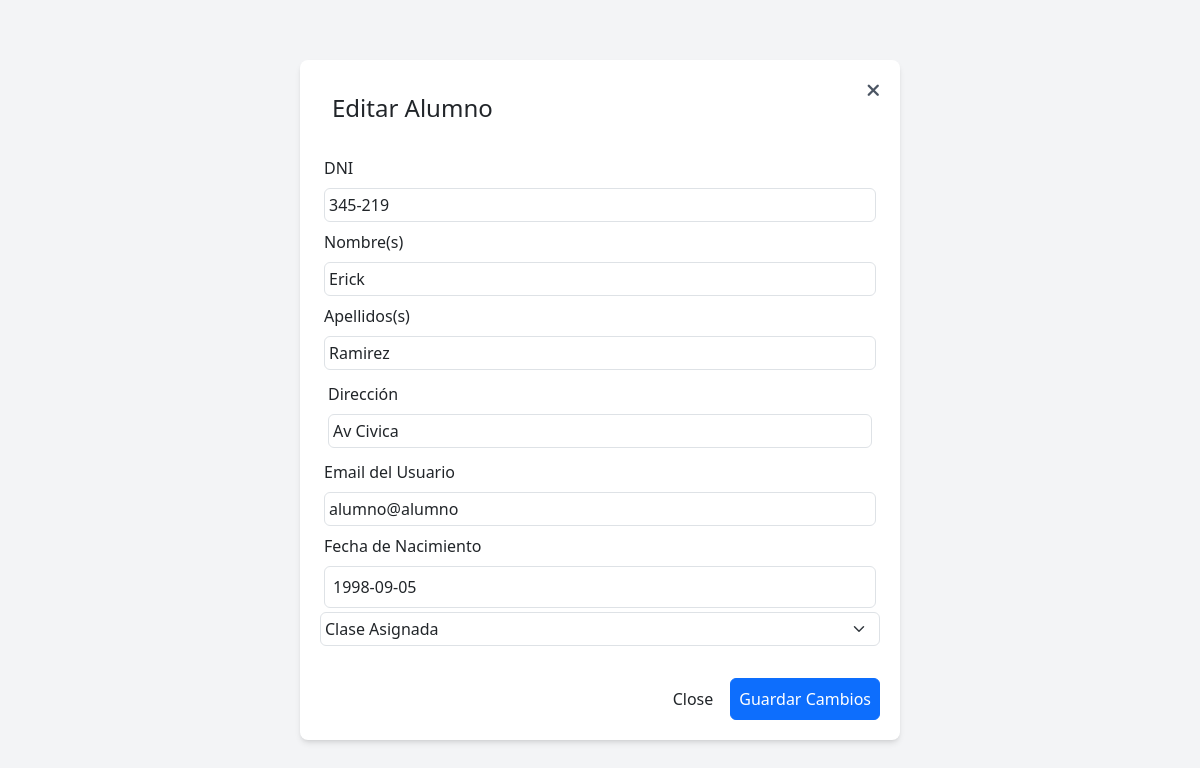
/views_Admin/edit_Alumnos.php?id=21, run on the app's committed database.
### tables this page shows
CREATE TABLE IF NOT EXISTS `usuarios_datos` (
  `id_ud` int NOT NULL AUTO_INCREMENT,
  `DNI` varchar(20) DEFAULT NULL,
  `Nombre` varchar(100) DEFAULT NULL,
  `Apellido` varchar(100) DEFAULT NULL,
  `Correo` varchar(150) DEFAULT NULL,
  `Contra` varchar(250) DEFAULT NULL,
  `Direccion` varchar(200) DEFAULT NULL,
  `Fecha_Nacimiento` date DEFAULT NULL,
  `Estado` varchar(20) DEFAULT NULL,
  `rol_id` int DEFAULT NULL,
  `materia_id` int DEFAULT NULL,
  PRIMARY KEY (`id_ud`),
  KEY `rol_id` (`rol_id`),
  KEY `fk_materia` (`materia_id`)
);

### views_Admin/edit_Alumnos.php (the view, shortened to what this page needs)
<!DOCTYPE html>
<html lang="en">
<head>
    <link href="/dist/output.css" rel="stylesheet">
    <link rel="stylesheet" href="https://cdnjs.cloudflare.com/ajax/libs/twitter-bootstrap/5.3.0/css/bootstrap.min.css">
    <link rel="stylesheet" href="https://cdnjs.cloudflare.com/ajax/libs/font-awesome/6.4.0/css/all.min.css" />
</head>
<body class="flex items-center justify-center min-h-screen bg-gray-100">
    <div class="w-11/12 sm:w-5/6 md:w-2/3 lg:w-1/2 xl:w-1/3 p-3 bg-white shadow-md rounded-lg">
        <div class="flex justify-between">
            <h1 class="p-3 text-2xl">Editar Alumno</h1>
            <a href="javascript:history.back()" class="text-gray-600 text-lg"><i class="fas fa-times mr-1"></i></a>
        </div>
        <form method="post" action="../handle_db/edit_Alumnosdb.php" class="p-1">
            <?php
            require_once("../handle_db/connection.php");
            $query = "SELECT * FROM usuarios_datos WHERE id_ud = :id";
            $stmt = $pdo->prepare($query);
            $stmt->bindParam(":id", $_GET["id"]);
            $stmt->execute();
            if ($row = $stmt->fetch(PDO::FETCH_ASSOC)) {
            ?>
                <div class="p-1">
                    <label for="exampleInputEmail1" class="form-label">DNI</label>
                    <input type="DNI" class="form-control p-1" name="DNI" value="<?= $row["DNI"] ?>">
                </div>
                <div class="p-1">
                    <label for="exampleInputEmail1" class="form-label">Nombre(s)</label>
                    <input type="Nombre" class="form-control p-1" name="Nombre" value="<?= $row["Nombre"] ?>">
                </div>
                <div class="p-1">
                    <label for="exampleInputEmail1" class="form-label">Apellidos(s)</label>
                    <input type="Apellido" class="form-control p-1" name="Apellido" value="<?= $row["Apellido"] ?>">
                </div>
                <div class="p-2">
                    <label for="exampleInputEmail1" class="form-label">Dirección</label>
                    <input type="Direccion" class="form-control p-1" name="Direccion" value="<?= $row["Direccion"] ?>">
                </div>
                <div class="p-1">
                    <label for="exampleInputEmail1" class="form-label">Email del Usuario</label>
                    <input type="email" class="form-control p-1" name="Email" value="<?= $row["Correo"] ?>">
                </div>
                <div class="p-1">
                    <label for="exampleInputEmail1" class="form-label">Fecha de Nacimiento</label>
                    <input type="Fecha_Nacimiento" class="form-control p-2" name="Fecha_Nacimiento" value="<?= $row["Fecha_Nacimiento"] ?>">
                </div>
            <?php
            }
            ?>
            <select class="form-select mb-3 p-1" aria-label="Default select example" name="materias">
                <option value="" selected disabled>Clase Asignada</option>
            </select>
            <div class="flex justify-end pt-3">
                <button type="button" class="btn btn-gray p-2 mr-2" onclick="javascript:history.back()">Close</button>
                <button type="submit" class="btn btn-primary p-2">Guardar Cambios</button>
            </div>
        </form>
    </div>
</body>
</html>

### data on the page
usuarios_datos: DNI "345-219", Nombre "Erick", Apellido "Ramirez", Direccion "Av Civica", Email "alumno@alumno", Fecha_Nacimiento "1998-09-05"
